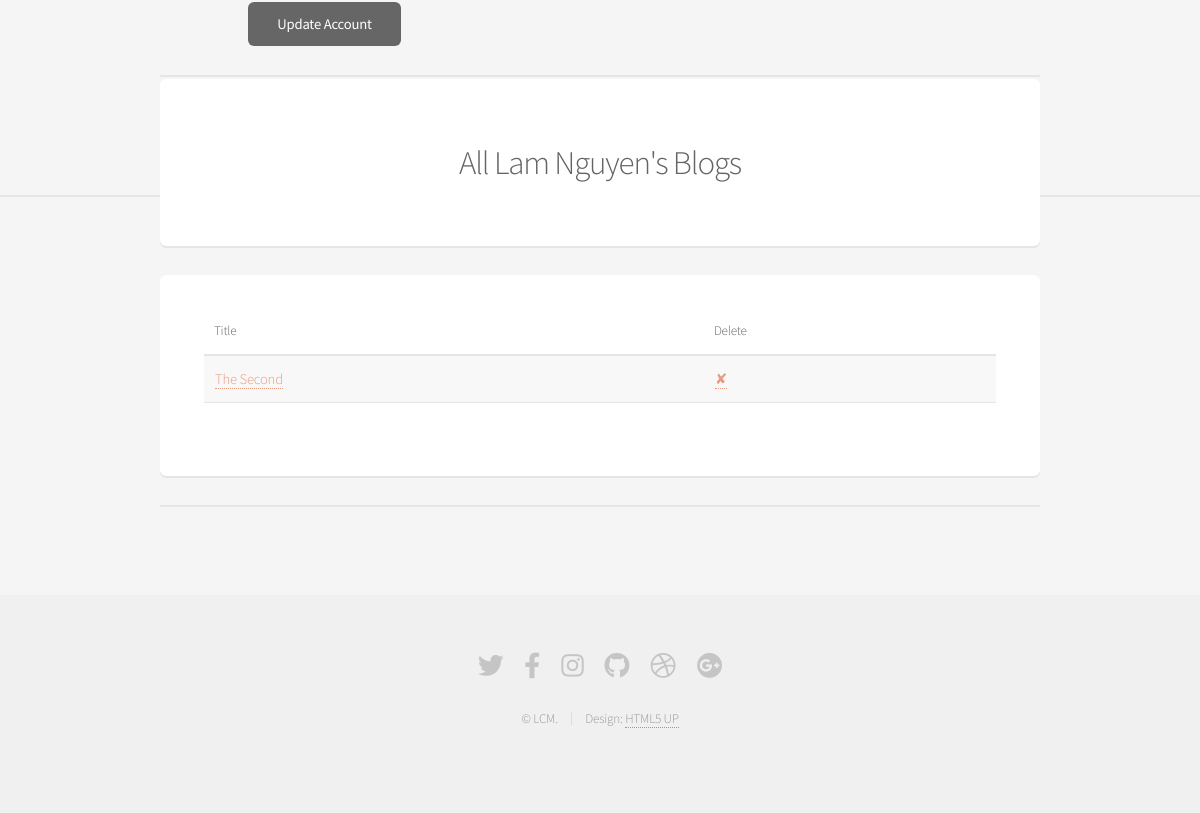
Page /account (signed in, lower part) on the earlier database version.
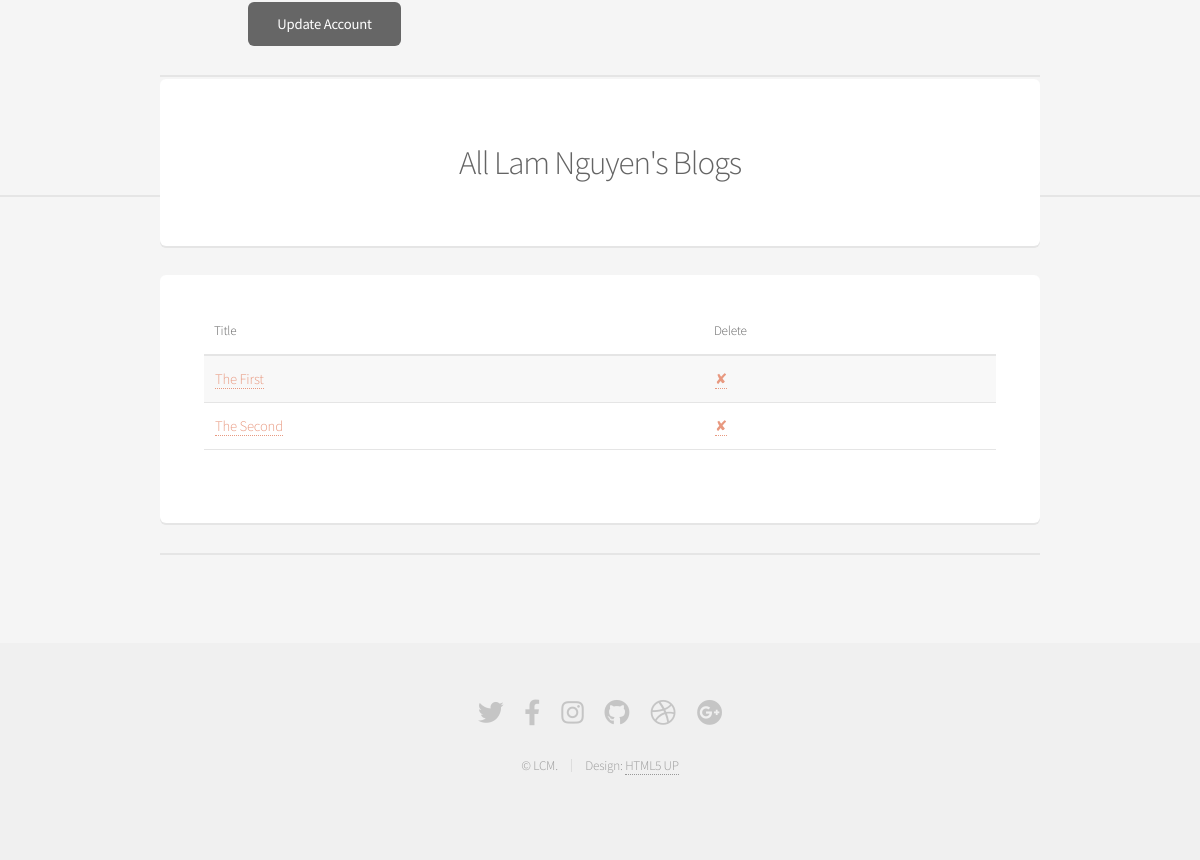
Same page on the later database version.
### blog/model.py (models this page shows, shortened)
class User(db.Model, UserMixin):
    id = db.Column(db.Integer, primary_key=True)
    email = db.Column(db.String(100), unique=True, nullable=False)
    username = db.Column(db.String(100), nullable=False)
    password = db.Column(db.String(100), nullable=False)
    bio = db.Column(db.String(250), default=None)
    avatar = db.Column(db.String(20), default="..\static\default_avatar.png")
    image_cover = db.Column(db.String(20), default="..\static\default_image_cover.jpg")
    rank_id = db.Column(db.Integer, default=2) # except admin, rank_id=1
    user_rela = db.relationship('State', backref=db.backref('user', lazy=True))

class Post(db.Model):
    id = db.Column(db.Integer, primary_key=True)
    title = db.Column(db.String(100), nullable=False)
    content = db.Column(db.Text, nullable=False)
    date = db.Column(db.DateTime, nullable=False, default=datetime.utcnow)
    image_cover = db.Column(db.String(20), default="..\static\default_image_cover.jpg")
    post_rela = db.relationship('State', backref=db.backref('post', lazy=True))

### blog/route.py (the view)
@app.route('/account', methods=['GET', 'POST'])
@login_required
def account():
    posts_state = State.query.filter_by(is_author=True, user_id=current_user.id)
    posts = []
    for state in posts_state:
        posts.append(Post.query.filter_by(id=state.post_id).first())
    return render_template('account.html', posts=posts)

### blog/model.py (called while the page is built)
@login_manager.user_loader
def load_user(user_id):
     return User.query.get(int(user_id))

### blog/templates/account.html (shortened to what this page needs)
<!DOCTYPE HTML>
<html>
	<head>
		<link rel="stylesheet" href="../static/assets/css/main.css" />
	</head>
	<body class="landing is-preload">
		<div id="page-wrapper">
				<section class="container" id="bio">
                    <div class="col-12" style="margin: 0 0 0 10%">
                    <ul class="actions">
                        <li><a href="{{ url_for('update_account') }}" class="button special">Update Account</a></li>
                    </ul>
                    </div>
					<hr>
				</section>
				<section id="main" class="container">
					<section class="box special">
						<header class="major">
							<h2>All {{ current_user.username }}'s Blogs</h2>
						</header>
					</section>
					<div style="margin: 0%">
						<section class="box">
							<div class="table-wrapper">
								<table>
									<thead>
										<tr>
											<th>Title</th>
											<th>Delete</th>
										</tr>
									</thead>
									<tbody>
									{% for post in posts: %}
										<tr>
											<td><a href="{{ url_for('post', post_id=post.id) }}">{{ post.title }}</a></td>
											<td><a href="{{ url_for('delete_post', post_id=post.id) }}">✘</a></td>
										</tr>
									{% endfor %}
									</tbody>
								</table>
							</div>
						</section>
					</div>
					<hr>
				</section>
				<footer id="footer">
					<ul class="icons">
						<li><a href="#" class="icon brands fa-twitter"><span class="label">Twitter</span></a></li>
						<li><a href="#" class="icon brands fa-facebook-f"><span class="label">Facebook</span></a></li>
						<li><a href="#" class="icon brands fa-instagram"><span class="label">Instagram</span></a></li>
						<li><a href="#" class="icon brands fa-github"><span class="label">Github</span></a></li>
						<li><a href="#" class="icon brands fa-dribbble"><span class="label">Dribbble</span></a></li>
						<li><a href="#" class="icon brands fa-google-plus"><span class="label">Google+</span></a></li>
					</ul>
					<ul class="copyright">
						<li>&copy; LCM.</li><li>Design: <a href="http://html5up.net">HTML5 UP</a></li>
					</ul>
				</footer>
		</div>
	</body>
</html>

Differences in the rows shown:
added Post: title "The First"
